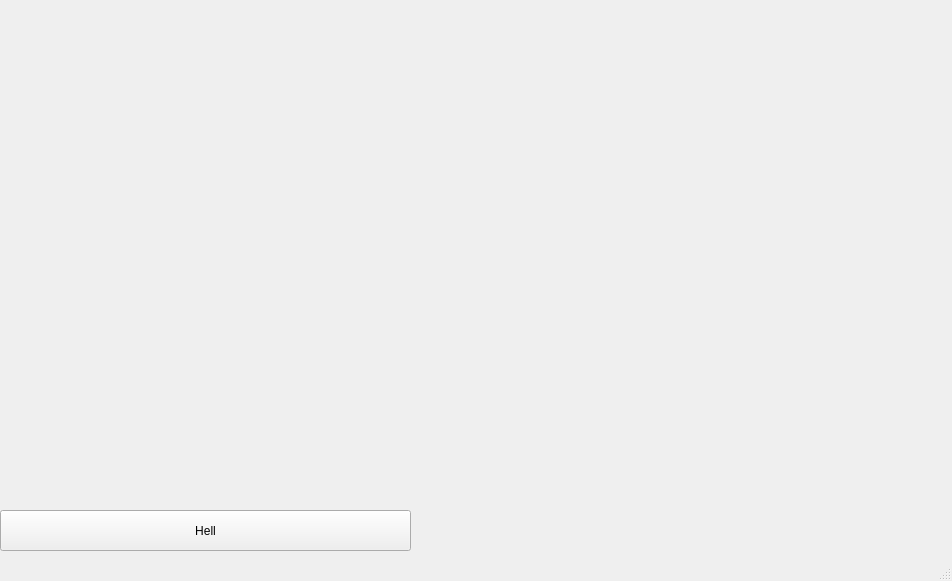
<?xml version="1.0" encoding="UTF-8"?>
<ui version="4.0">
 <class>MainWindow</class>
 <widget class="QMainWindow" name="MainWindow">
  <property name="geometry">
   <rect>
    <x>0</x>
    <y>0</y>
    <width>952</width>
    <height>581</height>
   </rect>
  </property>
  <property name="windowTitle">
   <string>MainWindow</string>
  </property>
  <widget class="QWidget" name="centralwidget">
   <widget class="QPushButton" name="pushButton">
    <property name="geometry">
     <rect>
      <x>0</x>
      <y>510</y>
      <width>411</width>
      <height>41</height>
     </rect>
    </property>
    <property name="cursor">
     <cursorShape>CrossCursor</cursorShape>
    </property>
    <property name="text">
     <string>Hell</string>
    </property>
    <property name="shortcut">
     <string extracomment="Лабиринт"/>
    </property>
    <property name="autoExclusive">
     <bool>true</bool>
    </property>
   </widget>
  </widget>
  <widget class="QMenuBar" name="menubar">
   <property name="geometry">
    <rect>
     <x>0</x>
     <y>0</y>
     <width>952</width>
     <height>22</height>
    </rect>
   </property>
  </widget>
  <widget class="QStatusBar" name="statusbar"/>
 </widget>
 <resources/>
 <connections/>
</ui>
